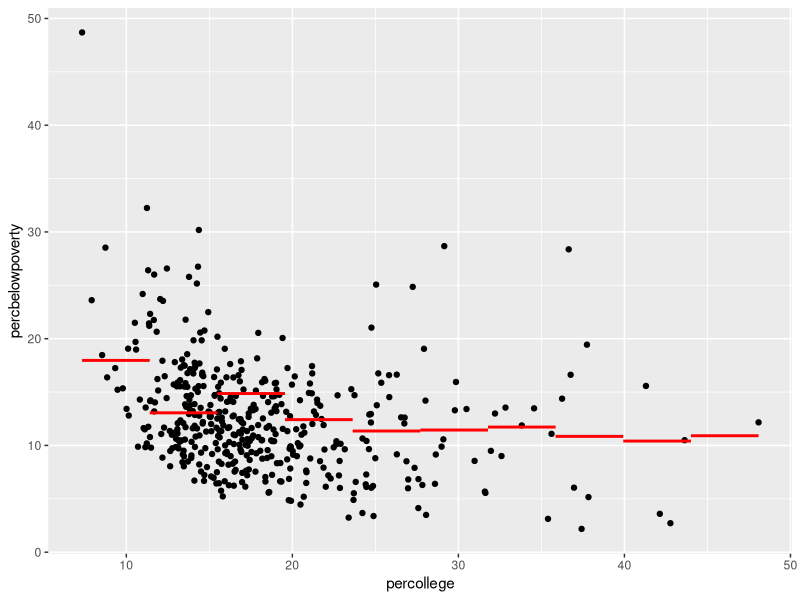

Source code (R):
library(tidyverse)
bin_boundaries <- function(tbl, n_bins, x_var, y_var, ...) {
  x_var <- enquo(x_var)
  y_var <- enquo(y_var)
  bin_bounds <-  seq(
    from = min(pull(tbl, !!x_var)),
    to = max(pull(tbl, !!x_var)),
    length.out = n_bins + 1)
  bounds_tbl <- tbl %>%
    mutate(bin_group = ntile(!!x_var, n_bins)) %>%
    group_by(bin_group) %>%
    summarise(!!y_var := mean(!!y_var)) %>%
    mutate(bin_start = bin_bounds[1:n_bins], bin_end = bin_bounds[2:(n_bins + 1)])
  geom_segment(
    data = bounds_tbl,
    mapping = aes(
      x = bin_start, y = !!y_var,
      xend = bin_end, yend = !!y_var
    ),
    ...
  )
}

ggplot(midwest) +
  geom_point(aes(x = percollege, y = percbelowpoverty)) +
  bin_boundaries(midwest, 10, percollege, percbelowpoverty, colour = "red", size = 1)